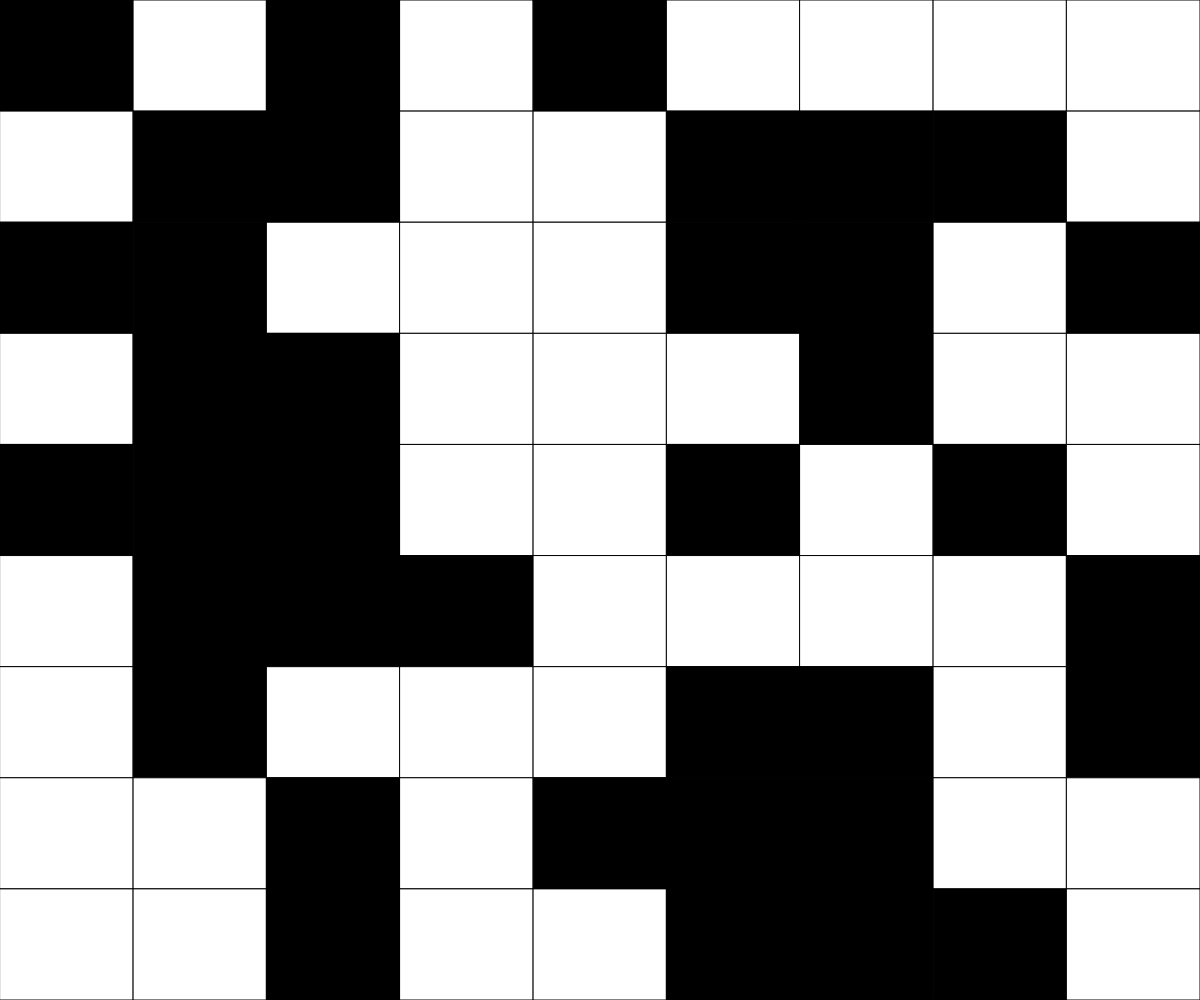
Frame 1 (no input)
Frame 60 (no input): identical to frame 1, image omitted
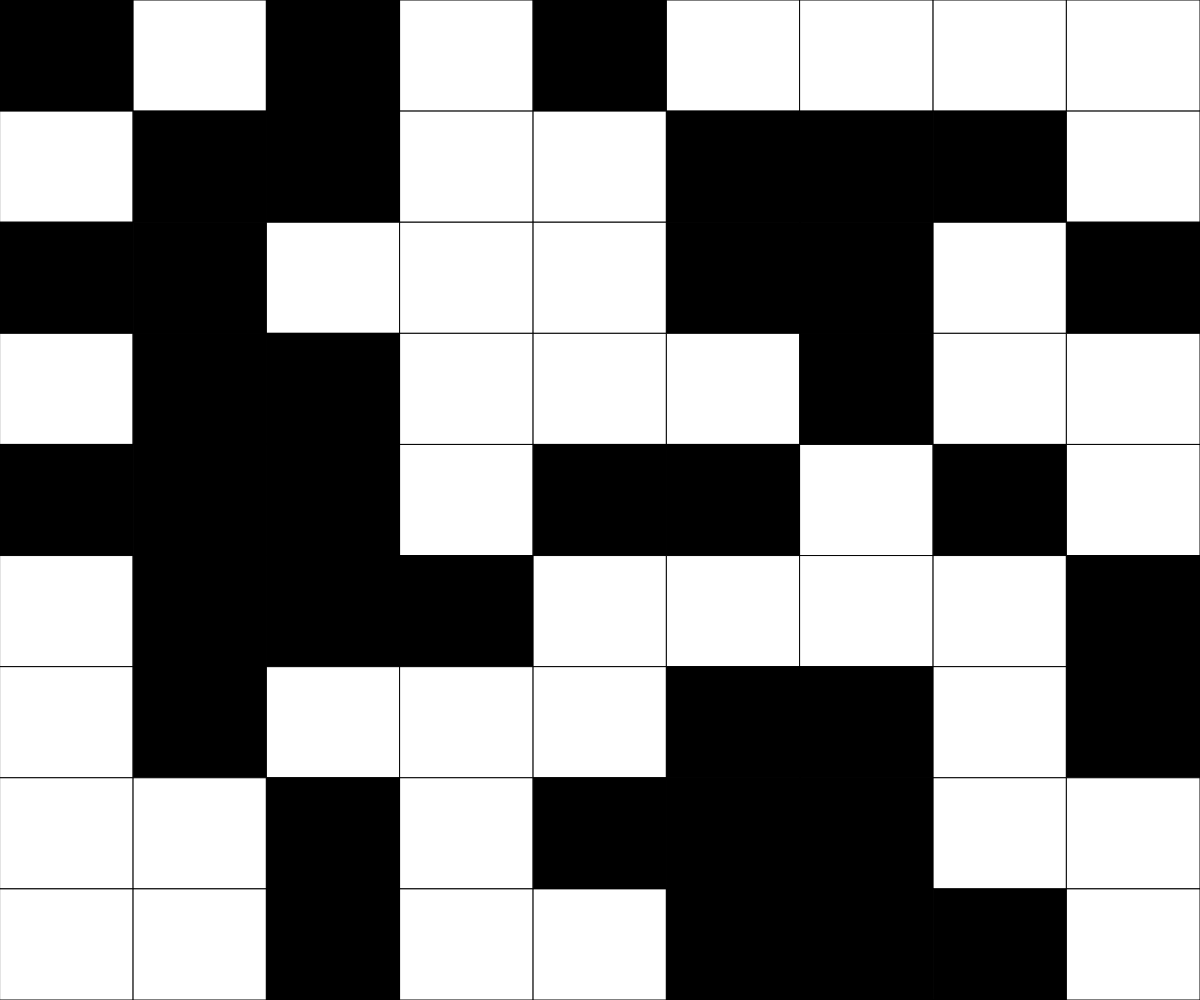
Frame 120 (the mouse pressed at the canvas centre since frame 60)

The p5.js sketch that drew these frames (run headless with seeded random() and noise() and a simulated clock; from frame 60 on, the mouse is pressed at the canvas centre):

// p5.js sketch
// ── sketch.js
// Grid Demo

let gridSize = 9;
let grid;

function setup() {
  createCanvas(windowWidth, windowHeight);
  grid = createRandom2DArray(gridSize, gridSize);
}

function draw() {
  background(220);
  displayGrid();
}

function mousePressed() {
  let cellWidth = width/gridSize;
  let cellHeight = height/gridSize;
  let cellX = Math.floor(mouseX/cellWidth);
  let cellY = Math.floor(mouseY/cellHeight);

  if (grid[cellY][cellX] === 1) {
    grid [cellY][cellX] = 0;
  }
  else if (grid[cellY][cellX] === 0) {
    grid[cellY][cellX] = 1;
  }
}

function displayGrid() {
  let cellWidth = width/gridSize;
  let cellHeight = height/gridSize;
  for (let y=0; y<gridSize; y++) {
    for (let x=0; x<gridSize; x++) {
      if (grid[y][x] === 0) {
        fill("white");
      }
      else if (grid[y][x] === 1) {
        fill("black");
      }
      rect(x*cellWidth, y*cellHeight, cellWidth, cellHeight);
    }

  }
    
}

function createEmpty2DArray(rows, cols) {
  let grid = [];
  for (let y=0; y<rows; y++) {
    grid.push([]);
    for (let x=0; x<cols; x++) {
      grid[y].push(0);
    }
  }
  return grid;
}

function createRandom2DArray(rows, cols) {
  let grid = [];
  for (let y=0; y<rows; y++) {
    grid.push([]);
    for (let x=0; x<cols; x++) {
      if (random(100) < 50) {
        grid[y].push(0);
      }
      else {
        grid[y].push(1);
      }
    }
  }
  return grid;
}
